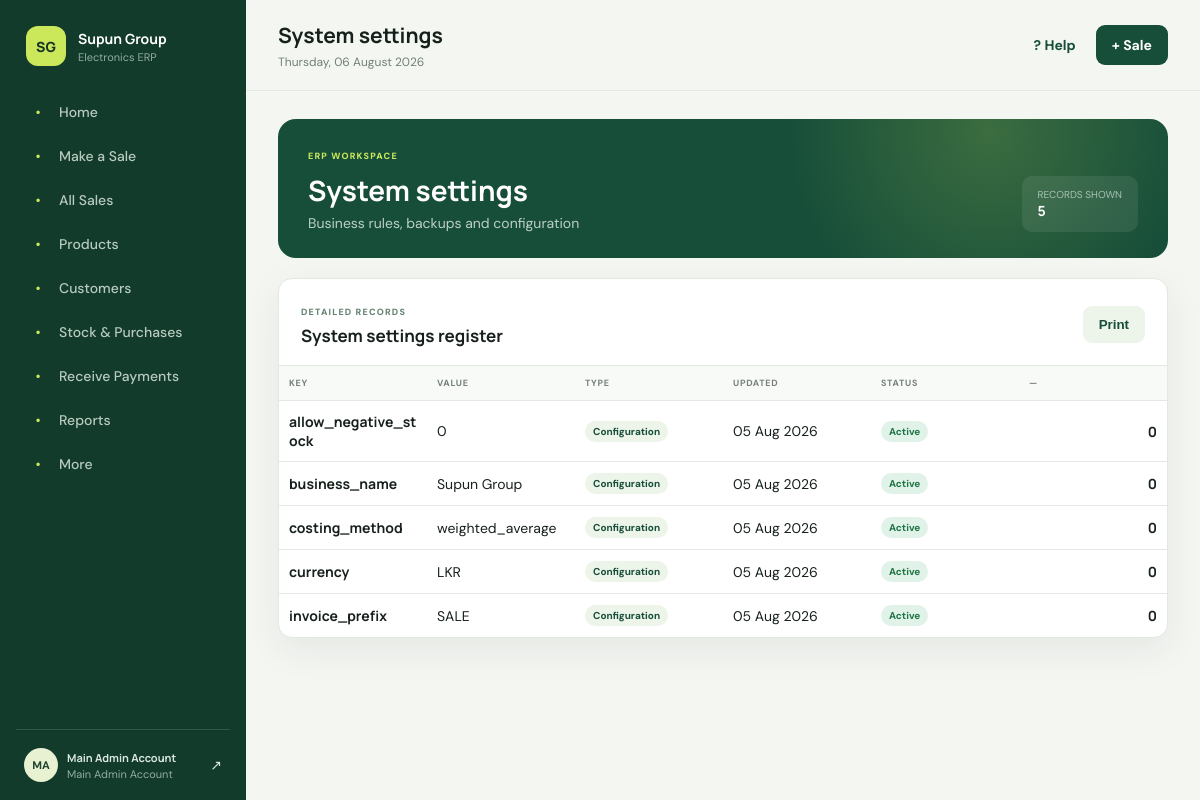
The page /settings.php (signed in) on the database its author committed.
### tables this page shows
CREATE TABLE settings (setting_key VARCHAR(100) PRIMARY KEY, setting_value TEXT, updated_by BIGINT UNSIGNED NULL, updated_at TIMESTAMP DEFAULT CURRENT_TIMESTAMP ON UPDATE CURRENT_TIMESTAMP, FOREIGN KEY(updated_by) REFERENCES users(id));

### settings.php (called while the page is built)
<?php $module='settings';require __DIR__.'/module.php';

### bootstrap.php (called while the page is built, shortened)
<?php
function e(mixed $value): string { return htmlspecialchars((string)$value, ENT_QUOTES, 'UTF-8'); }
function user(): ?array { return $_SESSION['user'] ?? null; }
function can(string $permission): bool {
    $u = user();
    if ($u['role_code'] === 'main_admin') return true;
    return in_array($permission, $u['permissions'] ?? [], true);
}

### module.php (the view, shortened to what this page needs)
<?php
require __DIR__.'/bootstrap.php';require_auth();require __DIR__.'/partials.php';
$m=$modules[$module]??null;if(!$m){http_response_code(404);exit('Unknown module');}[$title,$active,$permission,$subtitle,$sql,$heads]=$m;if(!can($permission)){http_response_code(403);exit('Forbidden');}$rows=$db->query($sql)->fetchAll();
$metrics=[];
page_start($title,$active);?>
<section class="hero"><div><span class="eyebrow">ERP workspace</span><h2><?=e($title)?></h2><p><?=e($subtitle)?></p></div><div class="hero-meta"><span>Records shown</span><b><?=count($rows)?></b></div></section><?php if($metrics):?><section class="kpi-grid"><?php foreach($metrics as [$label,$value]):?><article class="kpi"><div class="kpi-top"><span><?=e($label)?></span><i>↗</i></div><strong><?=money($value)?></strong><small>Posted transactions only</small></article><?php endforeach;?></section><?php endif;?><section class="panel table-panel"><div class="panel-head"><div><span class="eyebrow">Detailed records</span><h3><?=e($title)?> register</h3></div><div><button class="btn secondary" onclick="window.print()">Print</button></div></div><div class="table-wrap"><table><thead><tr><?php foreach($heads as $h):?><th><?=e($h)?></th><?php endforeach;?></tr></thead><tbody><?php if(!$rows):?><tr><td colspan="6"><div class="empty-state compact"><b>No records yet</b><span>This register will fill as operational transactions are posted.</span></div></td></tr><?php endif;?><?php foreach($rows as $r):?><tr><td><b><?=e($r['reference'])?></b><?php if($module==='expenses'&&!empty($r['entity_id'])):?><br><a class="row-edit" href="edit_record.php?type=expense&id=<?=$r['entity_id']?>">Correct</a><?php endif;?></td><td><?=e($r['party'])?></td><td><span class="tag"><?=e(str_replace('_',' ',$r['type']))?></span></td><td><?=date('d M Y',strtotime($r['date']))?></td><td><span class="status active"><?=e($r['status'])?></span></td><td class="right"><b><?=$module==='settings'?e($r['total']):($module==='inventory'?e($r['total']):money($r['total']))?></b></td></tr><?php endforeach;?></tbody></table></div></section><?php page_end();

### partials.php (shortened to what this page needs)
<?php
function nav_items(): array { return [['Home','index.php','dashboard.view'],['Make a Sale','sale.php','sales.create'],['All Sales','sales_list.php','sales.create'],['Products','products.php','products.view'],['Customers','customers.php','customers.view'],['Stock & Purchases','purchases.php','purchases.view'],['Receive Payments','payments.php','payments.view'],['Reports','reports.php','reports.view'],['More','more.php','dashboard.view']]; }
function page_start(string $title,string $active): void { global $config;$u=user();$flash=take_flash(); ?>
<!doctype html><html lang="en"><head><link rel="stylesheet" href="assets/app.css?v=<?=filemtime(__DIR__.'/assets/app.css')?>"><link rel="stylesheet" href="assets/simple.css?v=<?=filemtime(__DIR__.'/assets/simple.css')?>"><link rel="stylesheet" href="assets/layout-fix.css?v=<?=filemtime(__DIR__.'/assets/layout-fix.css')?>"></head><body><aside class="sidebar"><a class="brand" href="index.php"><span class="brand-mark">SG</span><span><b>Supun Group</b><small>Electronics ERP</small></span></a><nav><?php foreach(nav_items() as [$label,$href,$permission]):?><a href="<?=$href?>" class="<?=$active===$href?'active':''?>"><span class="nav-icon">•</span><?=e($label)?></a><?php endforeach;?></nav><div class="sidebar-foot"><div class="avatar"><?=e(strtoupper(substr($u['display_name'],0,2)))?></div><div><b><?=e($u['display_name'])?></b><small><?=e($u['role_name'])?></small></div><a href="logout.php" title="Sign out">↗</a></div></aside><div class="app"><header class="topbar"><div><h1><?=e($title)?></h1><p><?=date('l, d F Y')?></p></div><div class="top-actions"><a class="help-link" href="help.php">? Help</a><a class="btn primary" href="sale.php">+ Sale</a></div></header><main class="content">
<?php }
function page_end(): void { ?></main></div></body></html><?php }

### assets/app.css (style rules this page uses)
:root { --ink:#17211b;--muted:#718078;--paper:#f4f6f2;--card:#fff;--line:#e3e8e2;--green:#174e39;--lime:#cbe85b;--soft:#edf4e9;--danger:#b83b3b;--warn:#ad721b;--shadow:0 12px 36px rgba(31,49,39,.07) }
* { box-sizing:border-box }
body { margin:0;background:var(--paper);color:var(--ink);font-family:'DM Sans',sans-serif;font-size:14px }
h1,h2,h3,strong,b { font-family:'Manrope',sans-serif }
a { color:inherit;text-decoration:none }
.sidebar { position:fixed;inset:0 auto 0 0;width:246px;background:#123b2c;color:#d9e7df;padding:26px 16px 18px;display:flex;flex-direction:column;z-index:10 }
.brand { display:flex;align-items:center;gap:12px;padding:0 10px 26px;color:#fff }
.brand-mark { width:40px;height:40px;display:grid;place-items:center;background:var(--lime);color:#193525;border-radius:12px;font:800 14px Manrope }
.brand span:last-child { display:flex;flex-direction:column }
.brand small,.sidebar-foot small { color:#92ad9f;font-size:11px;margin-top:2px }
.sidebar nav { display:grid;gap:4px }
.sidebar nav a { padding:11px 13px;border-radius:9px;display:flex;gap:12px;align-items:center;font-weight:500;color:#b8cbbf }
.nav-icon { width:18px;text-align:center;color:#cce45e }
.sidebar-foot { margin-top:auto;border-top:1px solid #2d5846;padding:18px 8px 0;display:grid;grid-template-columns:34px 1fr auto;gap:9px;align-items:center }
.sidebar-foot .avatar { width:34px;height:34px;border-radius:50%;background:#e8f1d1;color:#214431;display:grid;place-items:center;font-size:11px;font-weight:700 }
.sidebar-foot div:nth-child(2) { display:flex;flex-direction:column;font-size:11px }
.app { margin-left:246px;min-height:100vh }
.topbar { height:91px;padding:0 32px;border-bottom:1px solid var(--line);display:flex;align-items:center;justify-content:space-between;background:rgba(244,246,242,.92);position:sticky;top:0;z-index:5;backdrop-filter:blur(12px) }
.topbar h1 { font-size:21px;margin:0 }
.topbar p { margin:5px 0 0;color:var(--muted);font-size:12px }
.top-actions { display:flex;align-items:center;gap:10px }
.btn { border:0;border-radius:9px;padding:11px 16px;font-weight:700;cursor:pointer;display:inline-block }
.btn.primary { background:var(--green);color:#fff }
.btn.secondary { background:var(--soft);color:var(--green) }
.content { padding:28px 32px 48px;max-width:1600px;margin:auto }
.hero { background:var(--green);color:white;border-radius:18px;padding:26px 30px;margin-bottom:20px;display:flex;align-items:end;justify-content:space-between;background-image:radial-gradient(circle at 80% 10%,rgba(203,232,91,.2),transparent 28%) }
.hero h2 { font-size:28px;margin:8px 0 5px }
.hero p { color:#bcd0c4;margin:0 }
.hero .eyebrow { color:var(--lime) }
.hero-meta { background:rgba(255,255,255,.08);padding:12px 16px;border-radius:10px;display:flex;flex-direction:column }
.hero-meta span { font-size:10px;text-transform:uppercase;color:#a9c1b4 }
.eyebrow { text-transform:uppercase;letter-spacing:.13em;font-size:9px;font-weight:800;color:#648271 }
.kpi,.panel { background:var(--card);border:1px solid var(--line);border-radius:14px;box-shadow:var(--shadow) }
.panel { padding:22px }
.panel-head { display:flex;justify-content:space-between;align-items:center;margin-bottom:18px }
.panel-head h3 { margin:5px 0 0;font-size:17px }
.table-panel { padding:0 }
.table-panel .panel-head { padding:22px 22px 0 }
.table-wrap { overflow:auto }
table { width:100%;border-collapse:collapse }
th { background:#f8faf7;text-transform:uppercase;letter-spacing:.08em;font-size:9px;color:#758078;text-align:left }
th,td { padding:13px 18px;border-top:1px solid var(--line);white-space:nowrap }
.right { text-align:right }
.tag,.status { display:inline-block;padding:4px 8px;border-radius:20px;font-size:10px;font-weight:700;text-transform:capitalize }
.tag { background:var(--soft);color:var(--green) }
.status.paid,.status.active { background:#e1f3e8;color:#1f7545 }

### assets/simple.css (style rules this page uses)
.help-link { font-weight:700;color:#174e39;padding:10px }

### rows shown on the page
settings: setting_key "allow_negative_stock", setting_value "0", type "Configuration", updated_at "05 Aug 2026", status "Active", total "0"
settings: setting_key "business_name", setting_value "Supun Group", type "Configuration", updated_at "05 Aug 2026", status "Active", total "0"
settings: setting_key "costing_method", setting_value "weighted_average", type "Configuration", updated_at "05 Aug 2026", status "Active", total "0"
settings: setting_key "currency", setting_value "LKR", type "Configuration", updated_at "05 Aug 2026", status "Active", total "0"
settings: setting_key "invoice_prefix", setting_value "SALE", type "Configuration", updated_at "05 Aug 2026", status "Active", total "0"

### other values the page prints
$label "Home"
$label "Make a Sale"
$label "All Sales"
$label "Products"
$label "Customers"
$label "Stock & Purchases"
$label "Receive Payments"
$label "Reports"
$label "More"
substr($u['display_name'],0,2) "MA"
$u['display_name'] "Main Admin Account"
$u['role_name'] "Main Admin Account"
$title "System settings"
$subtitle "Business rules, backups and configuration"
count($rows) "5"
